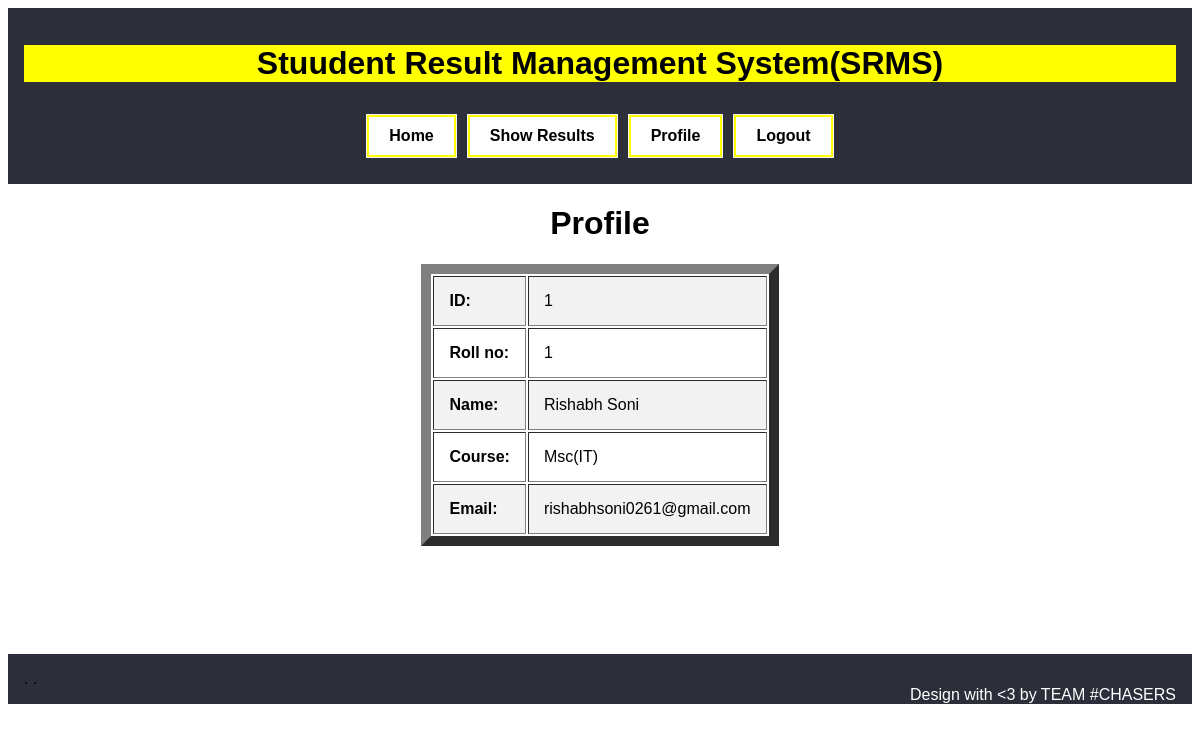
/student/stud_profile.php (signed in), run on the app's committed database.
### tables this page shows
CREATE TABLE IF NOT EXISTS `tblstudent` (
  `stud_id` int(11) NOT NULL AUTO_INCREMENT,
  `stud_name` varchar(30) NOT NULL,
  `stud_email` varchar(50) NOT NULL,
  `stud_dob` int(10) NOT NULL,
  `stud_rollno` int(10) NOT NULL,
  `stud_course` varchar(50) NOT NULL,
  PRIMARY KEY (`stud_id`)
);

CREATE TABLE IF NOT EXISTS `tblcourse` (
  `cid` int(11) NOT NULL AUTO_INCREMENT,
  `cname` varchar(30) NOT NULL,
  PRIMARY KEY (`cid`)
);

### student/stud_profile.php (the view, shortened to what this page needs)
<?php
$stud_id=$_SESSION['stud_id'];
include 'config.php';
$sql="SELECT * FROM tblstudent JOIN tblcourse WHERE tblstudent.stud_course = tblcourse.cid and tblstudent.stud_id='$stud_id'";
$result=mysqli_query($conn,$sql) or die("Query Unsuccessful......");
$row = mysqli_fetch_array($result);
?>
<!DOCTYPE html>
<html>
<head><meta name="viewport" content="width=device-width, initial-scale=1">
	<link rel="stylesheet" type="text/css" href="css/login.css">
	<link rel="stylesheet" type="text/css" href="css/header.css">
</head>
<body>
<?php include 'header.php'?>
	<div >
		<table align="center" border="10">
			<caption><h1><b>Profile</b></h1></caption>
			<tr>
				<th style="text-align: left; padding: 15px;">ID:</th>
				<td style="text-align: left; padding: 15px;"><?php echo $row['stud_id']?></td>
			</tr>
			<tr>
				<th style="text-align: left; padding: 15px;">Roll no:</th>
				<td style="text-align: left; padding: 15px;"><?php echo $row['stud_rollno']?></td>
			</tr>
			<tr>
				<th style="text-align: left; padding: 15px;">Name:</th>
				<td style="text-align: left; padding: 15px;"><?php echo $row['stud_name']?></td>
			</tr>
			<tr>
				<th style="text-align: left; padding: 15px;">Course:</th>
				<td style="text-align: left; padding: 15px;"><?php echo $row['cname']; ?></td>
			</tr>
			<tr>
				<th style="text-align: left; padding: 15px;">Email:</th>
				<td style="text-align: left; padding: 15px;"><?php echo $row['stud_email']; ?></td>
			</tr>
		</table>
		<br>
		<br>
		<br>
		<br>
		<br>
		<br>
	</div>
	<?php include 'footer.php'?>
</body>
</html>

### student/css/login.css (style rules this page uses)
body { font-family: Arial, Helvetica, sans-serif; }

### student/stud_profile.php (style rules this page uses)
tr:nth-child(odd) { background-color: #f2f2f2 }

### data on the page
tblstudent: stud_id "1", stud_rollno "1", stud_name "Rishabh Soni", tblcourse.cname "Msc(IT)", stud_email "rishabhsoni0261@gmail.com"
